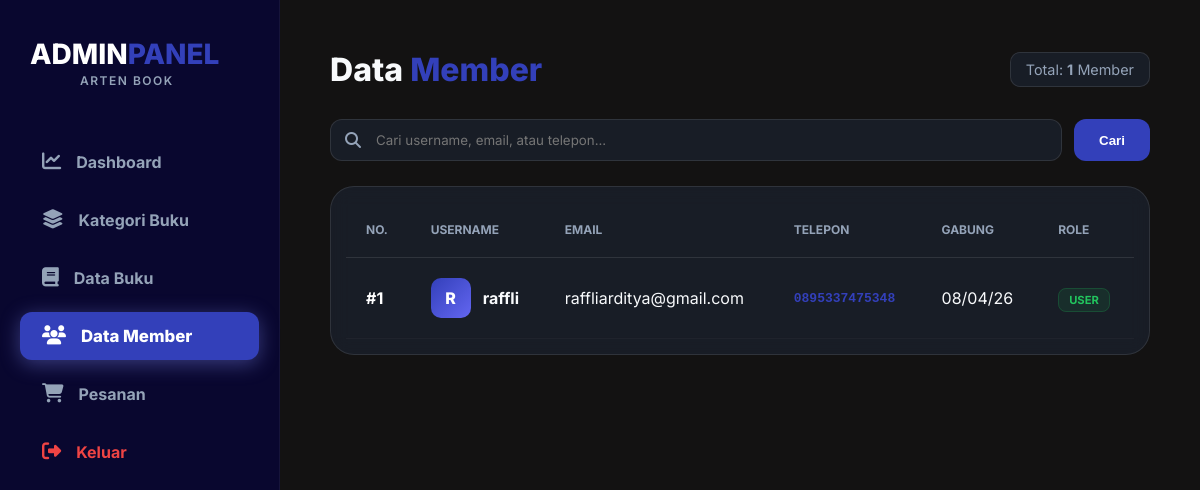
The page /admin/member.php (signed in) on the database its author committed.
### tables this page shows
CREATE TABLE `users` (
  `id` int(11) NOT NULL,
  `username` varchar(50) NOT NULL,
  `password` varchar(255) NOT NULL,
  `email` varchar(100) NOT NULL,
  `fullname` varchar(100) NOT NULL,
  `phone` varchar(15) DEFAULT NULL,
  `role` enum('admin','user') DEFAULT 'user',
  `created_at` timestamp NOT NULL DEFAULT current_timestamp()
);

### admin/member.php (the view, shortened to what this page needs)
<?php
include '../config.php';
$search = "";
if (isset($_GET['search'])) {
    $search = mysqli_real_escape_string($conn, $_GET['search']);
    $query_sql = "SELECT * FROM users
                  WHERE role = 'user'
                  AND (username LIKE '%$search%'
                  OR email LIKE '%$search%'
                  OR phone LIKE '%$search%')
                  ORDER BY id DESC";
} else {
    $query_sql = "SELECT * FROM users WHERE role = 'user' ORDER BY id DESC";
}
$query_member = mysqli_query($conn, $query_sql);
$total_member = ($query_member) ? mysqli_num_rows($query_member) : 0;
?>
<!DOCTYPE html>
<html lang="id">
<head>
    <link rel="stylesheet" href="https://cdnjs.cloudflare.com/ajax/libs/font-awesome/6.4.2/css/all.min.css">
    <link rel="stylesheet" href="../assets/css/admin/member.css">
</head>
<body>
    <?php include '../include/sidebar_admin.php'; ?>
    <main class="main-content">
        <div class="header-flex">
            <h1>Data <span>Member</span></h1>
            <div class="stats-badge">Total: <b><?= $total_member; ?></b> Member</div>
        </div>
        <form action="" method="GET" class="search-form">
            <div class="search-wrapper">
                <i class="fa-solid fa-magnifying-glass"></i>
                <input type="text" name="search" class="search-input" placeholder="Cari username, email, atau telepon..." value="<?= htmlspecialchars($search); ?>">
            </div>
            <button type="submit" class="btn-search">Cari</button>
        </form>
        <div class="table-card">
            <table>
                <thead>
                    <tr>
                        <th>No.</th>
                        <th>Username</th>
                        <th>Email</th>
                        <th>Telepon</th>
                        <th>Gabung</th>
                        <th>Role</th>
                    </tr>
                </thead>
                <tbody>
                    <?php if($total_member > 0): ?>
                        <?php
                        $no = 1;
                        while($m = mysqli_fetch_assoc($query_member)):
                        ?>
                        <tr>
                            <td class="no-column">#<?= $no++; ?></td>
                            <td>
                                <div style="display: flex; align-items: center; gap: 12px;">
                                    <div class="user-avatar"><?= substr($m['username'], 0, 1); ?></div>
                                    <b><?= htmlspecialchars($m['username']); ?></b>
                                </div>
                            </td>
                            <td><?= htmlspecialchars($m['email']); ?></td>
                            <td class="phone-text"><?= $m['phone'] ? htmlspecialchars($m['phone']) : '-'; ?></td>
                            <td><?= date('d/m/y', strtotime($m['created_at'])); ?></td>
                            <td><span class="role-badge"><?= strtoupper($m['role']); ?></span></td>
                        </tr>
                        <?php endwhile; ?>
                    <?php else: ?>
                        <tr><td colspan="7" style="text-align: center; padding: 50px; color: var(--text-dim);">Data tidak ditemukan.</td></tr>
                    <?php endif; ?>
                </tbody>
            </table>
        </div>
    </main>
</body>
</html>

### assets/css/admin/member.css (style rules this page uses)
:root { --bg-dark: #020617; --sidebar-bg: #0f172a; --accent-purple: #818cf8; --glass: rgba(30, 41, 59, 0.4); --glass-border: rgba(255, 255, 255, 0.1); --text-main: #f8fafc; --text-dim: #94a3b8; --danger: #ef4444; --success: #22c55e; }
* { margin: 0; padding: 0; box-sizing: border-box; }
body { font-family: "Inter", sans-serif; background: var(--bg-dark); color: var(--text-main); display: flex; min-height: 100vh; }
.main-content { margin-left: 280px; flex-grow: 1; padding: 40px; width: calc(100% - 280px); }
.header-flex { display: flex; justify-content: space-between; align-items: center; margin-bottom: 30px; }
.header-flex h1 span { color: var(--accent-purple); }
h1 { font-size: 2rem; font-weight: 800; }
h1 span { color: var(--accent-purple); }
.stats-badge { background: var(--glass); padding: 8px 15px; border-radius: 10px; border: 1px solid var(--glass-border); color: var(--text-dim); font-size: 0.9rem; }
.search-form { display: flex; gap: 12px; margin-bottom: 25px; }
.search-wrapper { position: relative; flex-grow: 1; max-width: 2000px; }
.search-wrapper i { position: absolute; left: 15px; top: 50%; transform: translateY(-50%); color: var(--text-dim); }
.search-input { width: 100%; background: var(--glass); border: 1px solid var(--glass-border); padding: 12px 15px 12px 45px; border-radius: 12px; color: white; font-family: inherit; outline: none; }
.btn-search { background: var(--accent-purple); color: white; border: none; padding: 0 25px; border-radius: 12px; font-weight: 700; cursor: pointer; transition: 0.3s; }
.table-card { background: var(--glass); border-radius: 24px; padding: 15px; border: 1px solid var(--glass-border); overflow-x: auto; backdrop-filter: blur(10px); }
table { width: 100%; border-collapse: collapse; }
th { text-align: left; padding: 20px; color: var(--text-dim); border-bottom: 1px solid var(--glass-border); font-size: 0.75rem; text-transform: uppercase; }
td { padding: 20px; border-bottom: 1px solid rgba(255, 255, 255, 0.03); vertical-align: middle; }
.no-column { color: #ffffff; font-weight: 700; }
.phone-text { color: var(--accent-purple); font-weight: 600; font-family: monospace; }
.user-avatar { width: 40px; height: 40px; background: linear-gradient(135deg, var(--accent-purple), #6366f1); border-radius: 10px; display: flex; align-items: center; justify-content: center; font-weight: 800; color: white; text-transform: uppercase; }
.role-badge { background: rgba(34, 197, 94, 0.1); color: var(--success); padding: 4px 10px; border-radius: 8px; font-size: 0.7rem; font-weight: 700; border: 1px solid rgba(34, 197, 94, 0.2); }

### assets/css/include/sidebar_admin.css (style rules this page uses)
:root { --bg-dark: rgb(19, 18, 18); --sidebar-bg: #09072f; --accent-purple: #3340ba; --glass: rgba(30, 41, 59, 0.5); --text-main: #f8fafc; --text-dim: #94a3b8; --danger: #ef4444; }
.main-content { margin-left: 280px; flex-grow: 1; padding: 50px; width: calc(100% - 280px); transition: all 0.3s ease; }

### rows shown on the page
users: username "R", username "raffli", email "raffliarditya@gmail.com", phone "0895337475348", created_at "08/04/26", role "USER"

### other values the page prints
$total_member "1"
